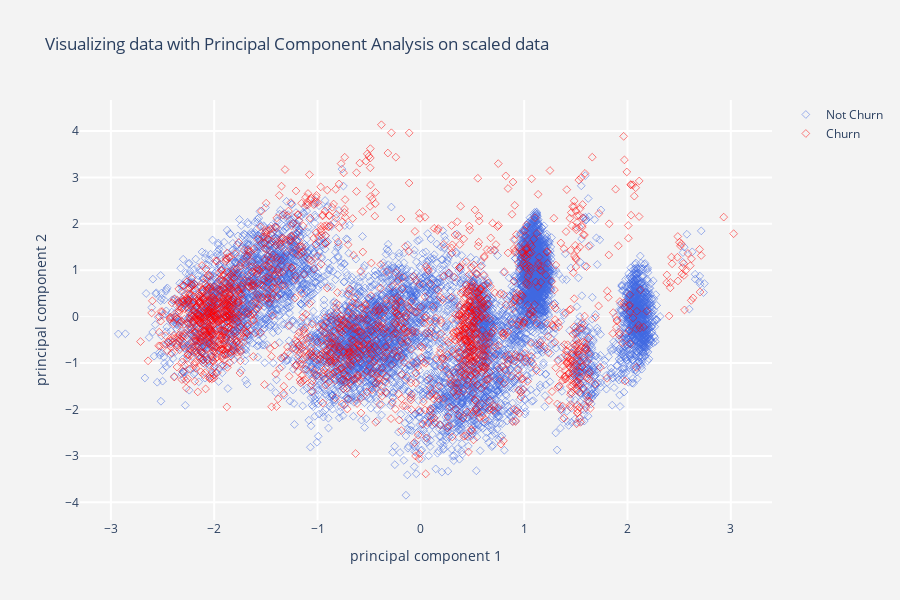

The notebook cell saved with this chart:
### Markdown cell above
<h2 style="color:#005b96">EDA: Principal Component Analysis (PCA):</h2>

- <h3 style="color:tomato">PCA is an unsupervised learning technique  for identifying patterns and clusters, and reducing the dimensionality of a dataset.</h3>
- <h3 style="color:#009b96">Considering that our dataset has 14 columns of which 3 are for identification (RowNumber, CustomerId, Surname) and 1 is the value we want to predict (Exited) we are left with 9 columns. </h3>
- <h3 style="color:#009b96">Visualizing something using 9 dimensions is quite difficult. Therefore, we can simplify this complexity by reducing the dimensionality of the dataset using PCA.
</h3>
- <h3 style="color:#009b96">From the visualizations we can understand that there’s not a clear linear separation between the Churn and Non-Churn customers. This allows us to exclude linear classifiers from our experiment.Maybe there is a problem in services of the products.</h3>

### Code cell
##Working PCA GRAPH
from sklearn.decomposition import PCA
from sklearn.preprocessing import scale, normalize

pca = PCA(n_components = 2)
Id_col = ["Surname", "CustomerId"]
target_col = ["Exited"]
X = data_cleaned2[[i for i in data_cleaned2.columns if i not in Id_col + target_col]]
Xscal = scale(X)
Xnorm = normalize(X)
Y = data_cleaned2[target_col + Id_col]


def plot(X,Y, title):

    principal_components = pca.fit_transform(X)
    pca_data = pd.DataFrame(principal_components,columns = ["PC1","PC2"])
    pca_data = pca_data.merge(Y,left_index=True,right_index=True,how="left")
    pca_data["Churn"] = pca_data["Exited"].replace({1:"Churn",0:"Not Churn"})

    
    def pca_scatter(target,color) :
        tracer = go.Scatter(x = pca_data[pca_data["Churn"] == target]["PC1"] ,
                            y = pca_data[pca_data["Churn"] == target]["PC2"],
                            name = target,mode = "markers",
                            marker = dict(color = color,
                                          line = dict(width = .5),
                                          symbol =  "diamond-open"),
                            text = ("Customer Id : " + 
                                    pca_data[pca_data["Churn"] == target]['Surname'])
                           )
        return tracer

    layout = go.Layout(dict(title = title,
                            plot_bgcolor  = "rgb(243,243,243)",
                            paper_bgcolor = "rgb(243,243,243)",
                            xaxis = dict(gridcolor = 'rgb(255, 255, 255)',
                                         title = "principal component 1",
                                         zerolinewidth=1,ticklen=5,gridwidth=2),
                            yaxis = dict(gridcolor = 'rgb(255, 255, 255)',
                                         title = "principal component 2",
                                         zerolinewidth=1,ticklen=5,gridwidth=2),
                            height = 600
                           )
                      )
    trace1 = pca_scatter("Churn",'red')
    trace2 = pca_scatter("Not Churn",'royalblue')
    data = [trace2,trace1]
    fig = go.Figure(data=data,layout=layout)
    #py.iplot(fig)
    fig.show()

#plot(X,Y, "Visualizing data with Principal Component Analysis on raw data")
#plot(Xnorm,Y, "Visualizing data with Principal Component Analysis on normalized data")
plot(Xscal,Y, "Visualizing data with Principal Component Analysis on scaled data")

### Figure 1 — Plotly figure (JSON) as saved in the notebook; plotly's stock layout.template omitted (floating-point values rounded to 4 significant figures; data arrays with more than 128 entries replaced by an {"elided": "..."} marker saying what was removed)
{"data": [{"marker": {"color": "royalblue", "line": {"width": 0.5}, "symbol": "diamond-open"}, "mode": "markers", "name": "Not Churn", "text": {"elided": "7963 str values"}, "type": "scatter", "x": {"elided": "7963 float values"}, "y": {"elided": "7963 float values"}}, {"marker": {"color": "red", "line": {"width": 0.5}, "symbol": "diamond-open"}, "mode": "markers", "name": "Churn", "text": {"elided": "2037 str values"}, "type": "scatter", "x": {"elided": "2037 float values"}, "y": {"elided": "2037 float values"}}], "layout": {"height": 600, "paper_bgcolor": "rgb(243,243,243)", "plot_bgcolor": "rgb(243,243,243)", "title": {"text": "Visualizing data with Principal Component Analysis on scaled data"}, "xaxis": {"gridcolor": "rgb(255, 255, 255)", "gridwidth": 2, "ticklen": 5, "title": {"text": "principal component 1"}, "zerolinewidth": 1}, "yaxis": {"gridcolor": "rgb(255, 255, 255)", "gridwidth": 2, "ticklen": 5, "title": {"text": "principal component 2"}, "zerolinewidth": 1}}}
